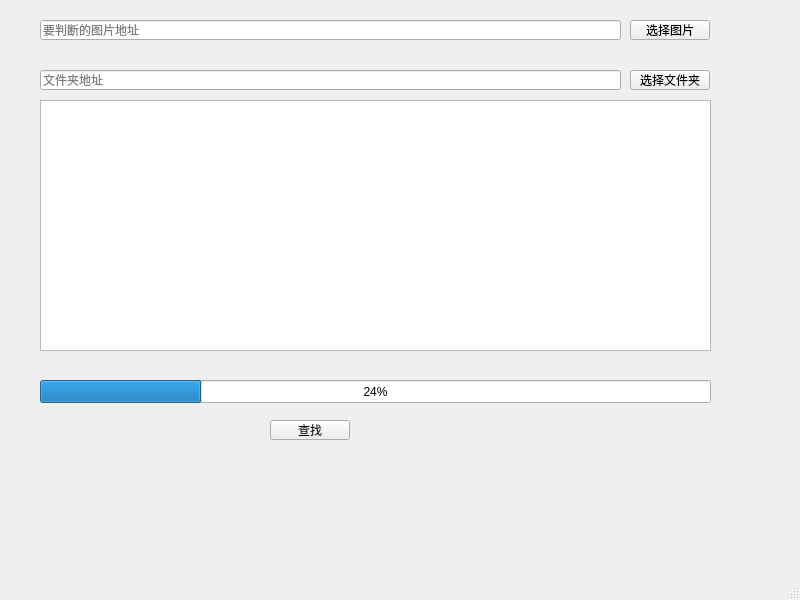
<?xml version="1.0" encoding="UTF-8"?>
<ui version="4.0">
 <class>MainWindow</class>
 <widget class="QMainWindow" name="MainWindow">
  <property name="geometry">
   <rect>
    <x>0</x>
    <y>0</y>
    <width>800</width>
    <height>600</height>
   </rect>
  </property>
  <property name="windowTitle">
   <string>MainWindow</string>
  </property>
  <widget class="QWidget" name="centralwidget">
   <widget class="QPushButton" name="pushButton">
    <property name="geometry">
     <rect>
      <x>270</x>
      <y>420</y>
      <width>80</width>
      <height>20</height>
     </rect>
    </property>
    <property name="text">
     <string>查找</string>
    </property>
   </widget>
   <widget class="QTextEdit" name="textEdit">
    <property name="geometry">
     <rect>
      <x>40</x>
      <y>100</y>
      <width>671</width>
      <height>251</height>
     </rect>
    </property>
   </widget>
   <widget class="QLineEdit" name="imgLineEdit">
    <property name="geometry">
     <rect>
      <x>40</x>
      <y>20</y>
      <width>581</width>
      <height>20</height>
     </rect>
    </property>
    <property name="placeholderText">
     <string>要判断的图片地址</string>
    </property>
   </widget>
   <widget class="QPushButton" name="selImgBtn">
    <property name="geometry">
     <rect>
      <x>630</x>
      <y>20</y>
      <width>80</width>
      <height>20</height>
     </rect>
    </property>
    <property name="text">
     <string>选择图片</string>
    </property>
   </widget>
   <widget class="QLineEdit" name="dirLineEdit">
    <property name="geometry">
     <rect>
      <x>40</x>
      <y>70</y>
      <width>581</width>
      <height>20</height>
     </rect>
    </property>
    <property name="placeholderText">
     <string>文件夹地址</string>
    </property>
   </widget>
   <widget class="QPushButton" name="selDirBtn">
    <property name="geometry">
     <rect>
      <x>630</x>
      <y>70</y>
      <width>80</width>
      <height>20</height>
     </rect>
    </property>
    <property name="text">
     <string>选择文件夹</string>
    </property>
   </widget>
   <widget class="QProgressBar" name="progressBar">
    <property name="geometry">
     <rect>
      <x>40</x>
      <y>380</y>
      <width>671</width>
      <height>23</height>
     </rect>
    </property>
    <property name="value">
     <number>24</number>
    </property>
   </widget>
  </widget>
  <widget class="QMenuBar" name="menubar">
   <property name="geometry">
    <rect>
     <x>0</x>
     <y>0</y>
     <width>800</width>
     <height>25</height>
    </rect>
   </property>
  </widget>
  <widget class="QStatusBar" name="statusbar"/>
 </widget>
 <resources/>
 <connections/>
</ui>
